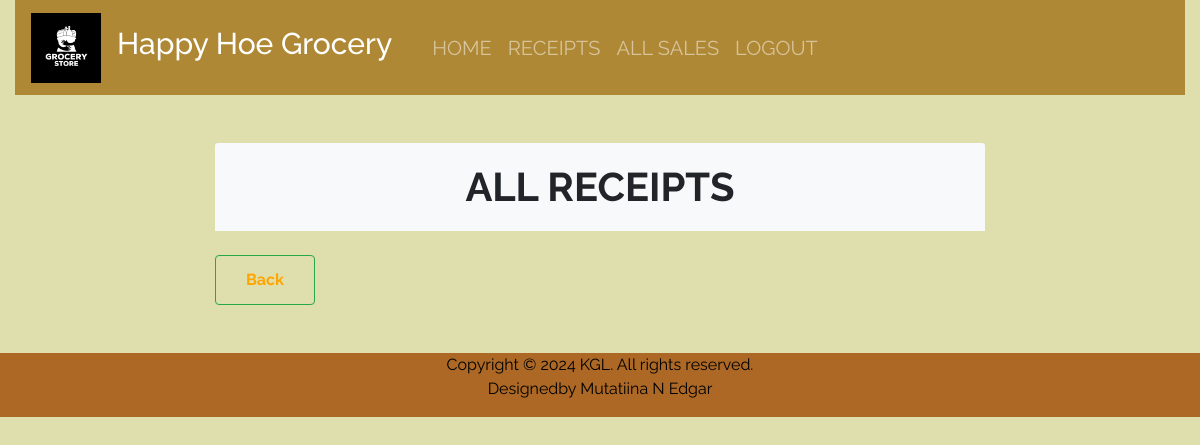
The app's page /receipt/ (signed in), older data.
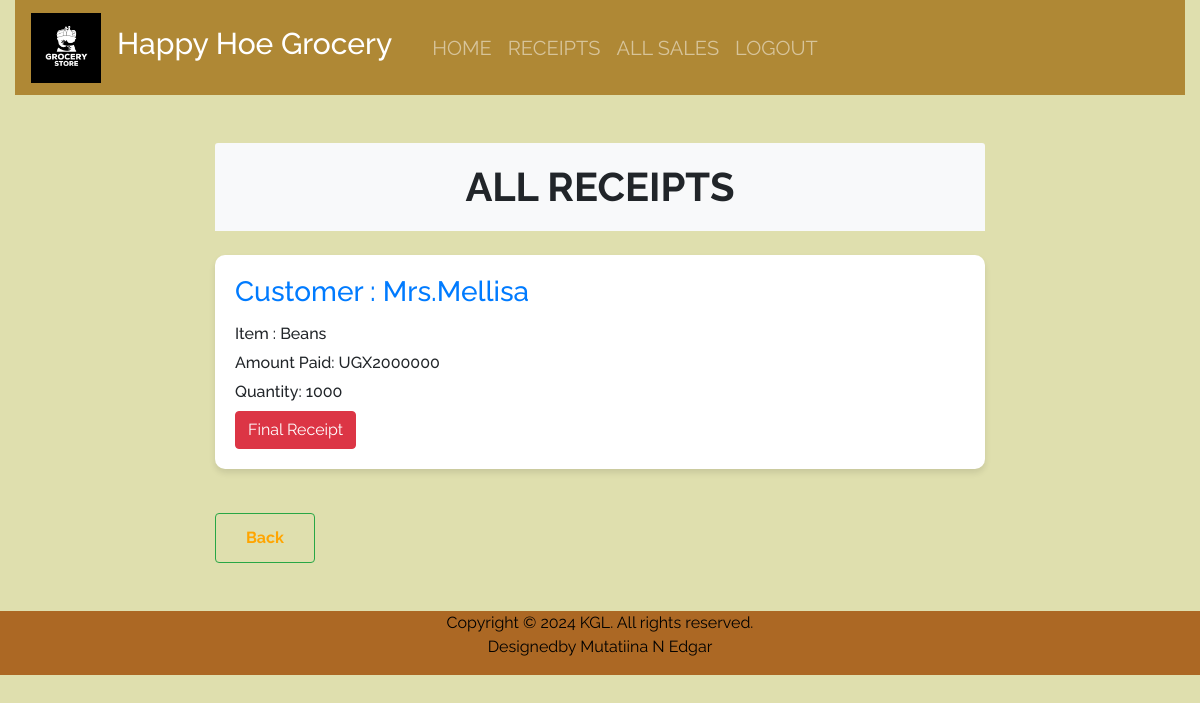
The same page, newer data.
### kgl/models.py (models this page shows, shortened)
class Sale(models.Model):
    branch_name = models.CharField(max_length=50, null =True, blank=True,)
    seller = models.CharField(max_length=50, null =True, blank=True)
    item = models.ForeignKey(Stockx, on_delete=models.CASCADE)
    quantity = models.IntegerField(default=10, null=True, blank=True)
    amount_received = models.IntegerField(default=10, null=True, blank=True)
    issued_to = models.CharField(max_length=50, null=True, blank=True)
    unit_price = models.IntegerField(default=10, null=True, blank=True)
    date = models.DateField(default=datetime.now())

class Stockx(models.Model):
    item_name=models.CharField(max_length=50, null = True, blank=True)
    stock_branch_name=models.CharField(max_length=50, null = True, blank=True)
    stock_type=models.CharField(max_length=50, null = True, blank=True)
    stock_time_of_produce=models.CharField(max_length=50, null = True, blank=True)
    stock_contact=models.CharField(max_length=50, null = True, blank=True)
    stock_source = models.CharField(max_length=50, null = True, blank=True)
    unit_cost = models.IntegerField(default=10, null = True, blank=True)
    unit_price = models.IntegerField(default=0, null = True, blank=True)
    total_quantity = models.IntegerField(default=0, null = True, blank=True)
    issued_quantity = models.IntegerField(default=0, null = True, blank=True)
    def __str__(self):
        return self.item_name

### kgl/views.py (the view)
# urls.py: path('receipt/', views.receipt, name='receipt'),
@login_required
def receipt(request):
    sales = Sale.objects.all().order_by('-id')
    return render(request,'kgl/receipt.html', {'sales': sales})

### kgl/templates/kgl/receipt.html (shortened to what this page needs)
{% extends 'kgl/base.html'%}
{% block content %}
<br><br>
<div class="container">
  <h1 class="card-header text-center">ALL RECEIPTS</h1><br>
  {% for sale in sales %}
  <div class="card">
    <div class="card-body">
      <h3 class="card-title">Customer : {{sale.issued_to | title}}</h3>
      <h6 class="card-text">Item : {{sale.item}}</h6>
      <h6 class="card-text">Amount Paid:  UGX{{ sale.amount_received }}</h6>
      <h6 class="card-text">Quantity: {{sale.quantity }}</h6>
      <div style="flex: 1">
        <a href="{% url 'receipt_detail' sale.id %}">
          <input
            type="submit"
            value="Final Receipt"
            class="btn btn-danger"
            type="button"
          />
        </a>
      </div>
    </div>
  </div>
  <br>
  {% endfor %}
  <button type="submit" class="btn btn-outline-success primary" style="width: 100px; height: 50px;"><a href="/receipt" style="text-decoration:none; color:orange; font-weight:bolder;">Back</a></button>
</div>
{% endblock %}

Row changes from the older to the newer data that the page shows:
added Sale: issued_to "Mrs.Mellisa", item "Beans", amount_received "2000000", quantity "1000"
